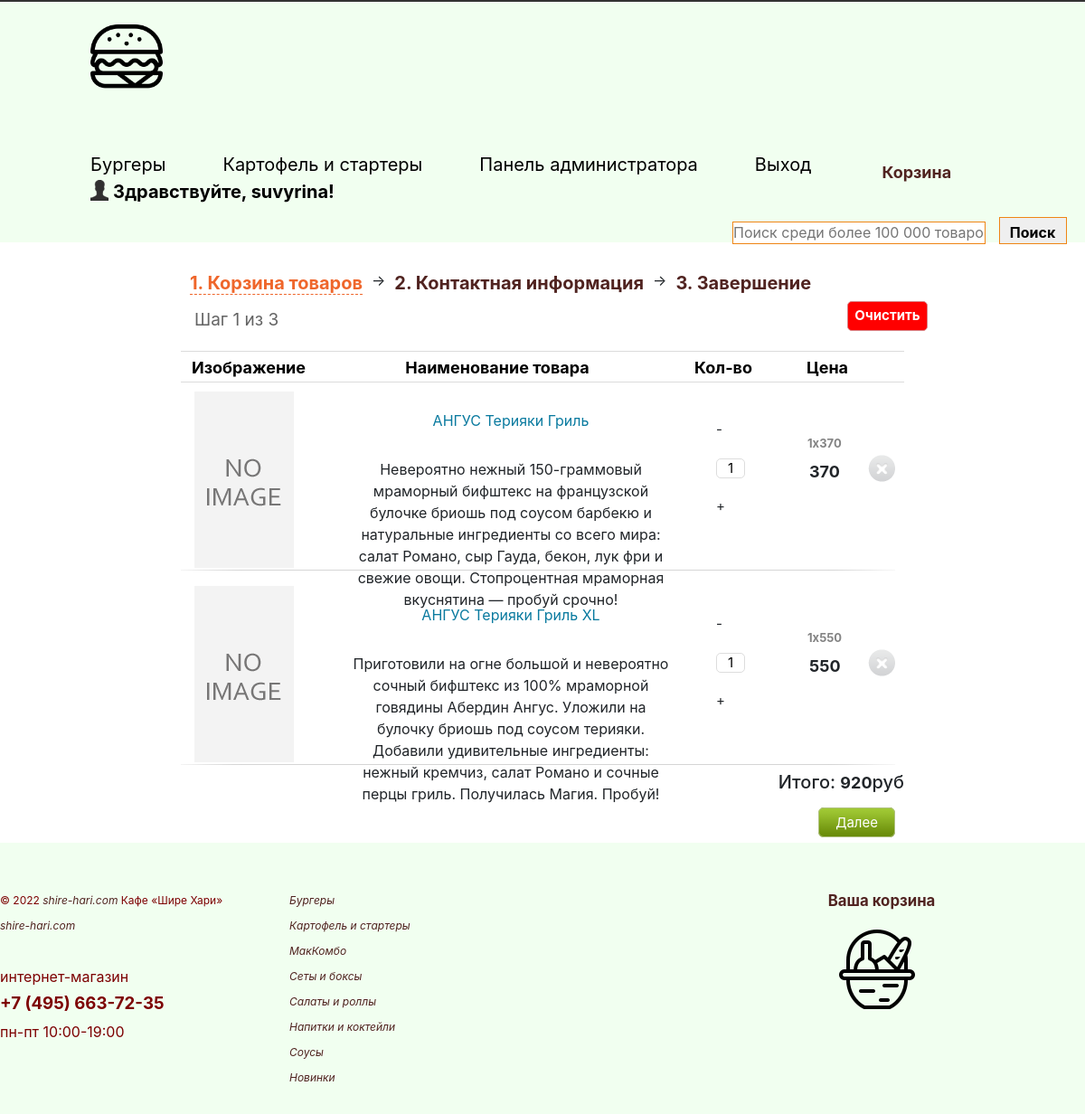
Before: /card.php (signed in, lower part) with the older database file.
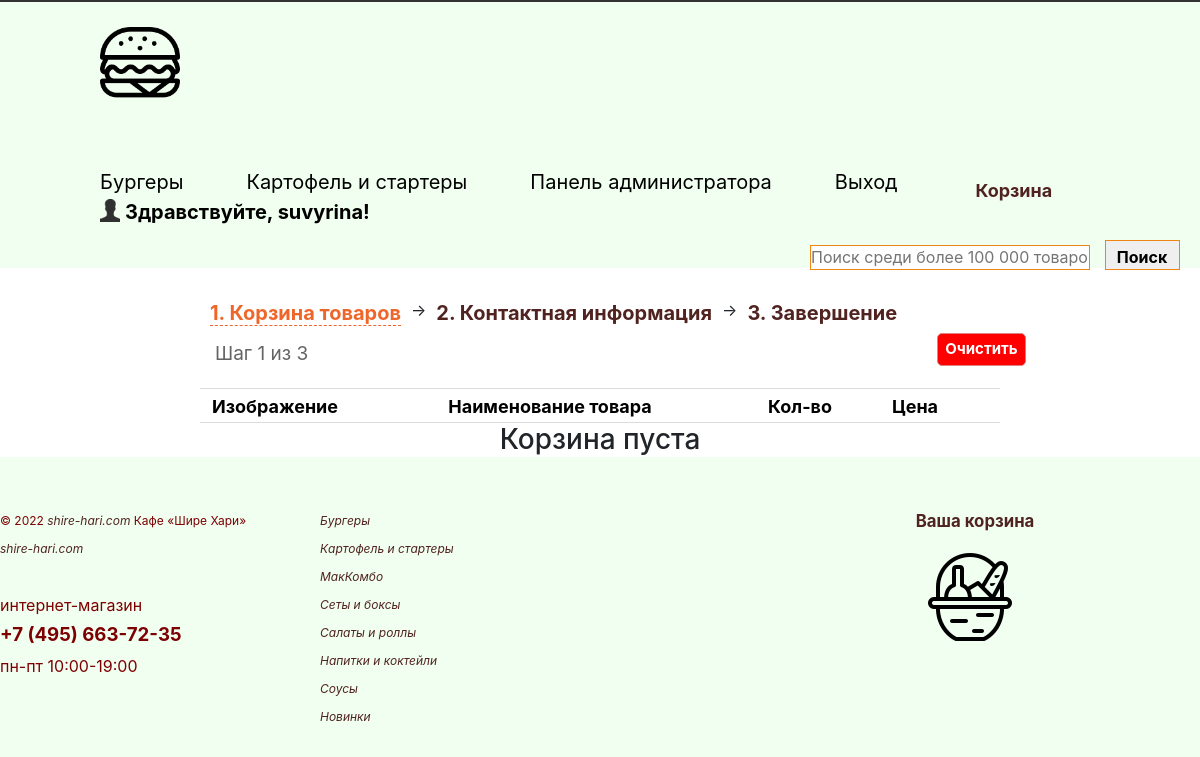
After: the same page with the newer database file.
### tables this page shows
CREATE TABLE IF NOT EXISTS `card` (
  `card_id` int(11) NOT NULL,
  `card_id_product` int(11) NOT NULL,
  `card_price` int(11) NOT NULL,
  `card_count` int(11) NOT NULL DEFAULT '1',
  `card_datetime` datetime NOT NULL,
  `card_ip` varchar(100) NOT NULL,
  `login` varchar(150) NOT NULL
);

CREATE TABLE IF NOT EXISTS `product` (
  `id` int(11) NOT NULL,
  `category` enum('Бургеры','Картофель') NOT NULL,
  `name` varchar(50) NOT NULL,
  `property` varchar(255) NOT NULL,
  `img` longtext NOT NULL,
  `description` text NOT NULL,
  `price` int(11) NOT NULL
);

### card.php (the view, shortened to what this page needs)
<?php
if ($_SESSION['log_user'] == 'yes_auth' || $_SESSION['log_admin'] == 'yes_auth') {
?>
<!DOCTYPE html>
<html lang="ru">
<head>
  <?php require_once "block/head.php"; ?>
  </head>
<body>
  <?php
  require_once "block/nav.php";
?>
<div id="block-content">
<?php
$action = $_GET["action"];
switch ($action) {
    default:
    echo '
    <div id="block-step">
      <div id="name-step">
        <ul>
          <li>
            <a class="active">1. Корзина товаров</a>
          </li>
          <li><span>&rarr;</span></li>
          <li>
            <a>2. Контактная информация</a>
          </li>
          <li><span>&rarr;</span></li>
          <li>
            <a>3. Завершение</a>
          </li>
        </ul>
      </div>
      <p>Шаг 1 из 3</p>
      <a href="card.php?action=clear">Очистить</a>
    </div>
    ';
    echo '
      <div id="header-list-card">
      <div id="head1">Изображение</div>
      <div id="head2">Наименование товара</div>
      <div id="head3">Кол-во</div>
      <div id="head4">Цена</div>
      </div>
    ';
    $result = $link->query("SELECT * FROM `card`,`product` WHERE card.card_ip = '{$_SERVER['REMOTE_ADDR']}' AND product.id = card.card_id_product");
    if (mysqli_num_rows($result) > 0) {
      $row = mysqli_fetch_array($result);
      do {
        $int = $row["card_price"] * $row["card_count"];
        $all_price = $all_price + $int;
        if (strlen($row["img"]) > 0 && file_exists("img/".$row["category"]."/".$row["img"])) {
          $img_path = 'img/'.$row["category"].'/'.$row["img"];
          $max_width = 100;
          $max_height = 100;
          list($width, $heigth) = getimagesize($img_path);
          $ratioh = $max_height/$heigth;
          $ratiow = $max_width/$width;
          $ratio = min($ratioh,$ratiow);
          $width = intval($ratio*$width);
          $heigth = intval($ratio*$heigth);
        }else {
          $img_path = "img/noimage.png";
          $width = 120;
          $heigth = 105;
        }
        echo '
        <div class="block-list-card">
          <div class="img-card">
            <p align="center">
              <img src="'.$img_path.'" wight="'.$width.'" heigth="'.$heigth.'">
            </p>
          </div>
          <div class="title-card">
            <p>
              <a href="">'.$row["name"].'</a>
            </p>
            <p class="card-mini-features">
              '.$row["description"].'
            </p>
          </div>
          <div class="count-card">
            <ul class="input-count-style">
              <li>
                <p align="center" class="count-minus" score="'.$row['card_id'].'">-</p>
              </li>
              <li>
                <p align="center"><input id="input-id'.$row['card_id'].'" class="count-input" score="'.$row['card_id'].'" maxlength="3" type="text" value="'.$row["card_count"].'"></p>
              </li>
              <li>
                <p align="center" class="count-plus" score="'.$row['card_id'].'">+</p>
              </li>
            </ul>
          </div>
          <div class="price-product" id="tovar'.$row["card_id"].'"><h5><span class="span-count">'.$row["card_count"].'</span>x<span>'.$row["card_price"].'</span></h5><p price="'.$row["card_price"].'" >'.$int.'</p></div>
          <div class="delete-cart"><a href="card.php?id='.$row["card_id"].'&action=delete"><img src="img/bsk_item_del.png"></a></div>
          <div id="bottom-card-line"></div>
        </div>
        ';
      } while ($row = mysqli_fetch_array($result));
      echo '
          <h2 class="itog-price" align="right">Итого: <strong>'.$all_price.'</strong>руб</h2>
          <p align="right" class="button-next"><a href="card.php?action=confirm">Далее</a></p>
      ';
    }
    else {
      echo '<h3 id="clear-card" align="center">Корзина пуста</h3>';
    }
    break;
}
 ?>
</div>
<?php
require_once "block/footer.php";
?>
</body>
</html>
<?php
}else {
  header("Location:index.php");
}
 ?>

### block/head.php (shortened to what this page needs)
<link rel="stylesheet" href="../cssforuser/style.css">
<link rel="stylesheet" href="../cssforuser/category.css">
<link rel="stylesheet" href="https://stackpath.bootstrapcdn.com/bootstrap/4.4.1/css/bootstrap.min.css">

### block/nav.php (shortened to what this page needs)
<section class="sec_1">
  <div class="heading clearfix" id="down">
    <a href="mainforuser.php"><img src="../img/burger.png" alt="this is star" class="logo"></a>
    <nav>
      <ul class="menu" id="menu">
        <li><a href="category_burger.php?category=Бургеры">Бургеры</a></li>
        <li><a href="category_potato.php?category=Картофель">Картофель и стартеры</a></li>
      <?php
        if ($_SESSION['log_admin'] == 'yes_auth') {
       ?>
       <li><a href="main.php">Панель администратора</a></li>
       <?php
   }
        ?>
        <li><a href="?logout" id="logout">Выход</a></li>
        <?php
          if (isset($_SESSION['auth_login'])) {
            echo '<li><p id="auth-user-info" align="right"><img src="../img/user.png">Здравствуйте, '.$_SESSION['auth_login'].'!</p></li>';
          }
         ?>
        </ul>
<p id="block-basket">
  <a href="card.php?action=oneclick">Корзина</a>
</p>
    </nav>
  </div>
  <div id="block-search">
    <form class="" action="search.php" method="GET">
        <input type="text" id="input-search" name="q" value="" placeholder="Поиск среди более 100 000 товаров">
        <input type="submit" id="button-search" name="" value="Поиск">
    </form>
  </div>
</section>

### block/footer.php (shortened to what this page needs)
  <footer>
              <div id="footer">
               <div id="footer-left-block">
                 <div id="copyright"> ©&nbsp;2022&nbsp;<a href="http://shire-hari.com" target="_self">shire-hari.com</a>&nbsp;<span>Кафе «Шире Хари»
  <br>
<a href="mailto:shop@shire-hari.com" title="написать письмо">shire-hari.com</a></span></div>
                <div id="footer-phone">
				 <br>
 <span style="font-size: 12pt;">интернет-магазин</span><br>
<div itemscope="" itemtype="http://schema.org/Organization">
 <span itemprop="telephone"><small><b><span style="font-size: 14pt;">+7 (495) 663-72-35</span></b></small></span>
</div>
 <span style="font-size: 12pt;"> </span><span style="font-size: 12pt;">
пн-пт 10:00-19:00</span><br>	</div>
            </div>
            <div id="footer-center-block">
                  <div id="bottom-catalog-menu">
<ul class="left-menu">
  <li><a href="../category_coffee.php">Бургеры</a></li>
  <li><a href="../category_tea.php">Картофель и стартеры</a></li>
  <li><a href="#">МакКомбо</a></li>
  <li><a href="#">Сеты и боксы</a></li>
  <li><a href="#">Салаты и роллы</a></li>
  <li><a href="#">Напитки и коктейли</a></li>
  <li><a href="#">Соусы</a></li>
  <li><a href="#">Новинки</a></li>
</ul>
                  </div>
          </div>
         <div id="footer-right-block">
             <a class="footer-cart" href="#">Ваша корзина</a>
             <img src="../img/icom21.png" alt="">
              </div>
           </footer>

### cssforuser/category.css (style rules this page uses)
* { margin: 0; padding: 0; }
p { padding-top: 10px; }

Changed rows visible on the page:
removed card: product.name "АНГУС Терияки Гриль", product.description "Невероятно нежный 150-граммовый мраморный бифштекс на французской булочке бриошь под соусом барбекю и натуральные ингредиенты со всего мира: салат Романо, сыр Гауда, бекон, лук фри и свежие овощи. Стопроцентная мраморная вкуснятина — пробуй срочно!", card_count "1", card_price "370"
removed card: product.name "АНГУС Терияки Гриль XL", product.description "Приготовили на огне большой и невероятно сочный бифштекс из 100% мраморной говядины Абердин Ангус. Уложили на булочку бриошь под соусом терияки. Добавили удивительные ингредиенты: нежный кремчиз, салат Романо и сочные перцы гриль. Получилась Магия. Пробуй!", card_count "1", card_price "550"
Other visible differences:
$all_price: "920" → (not shown)
text no longer shown: "Итого: руб Далее"
text now shown: "Корзина пуста"
